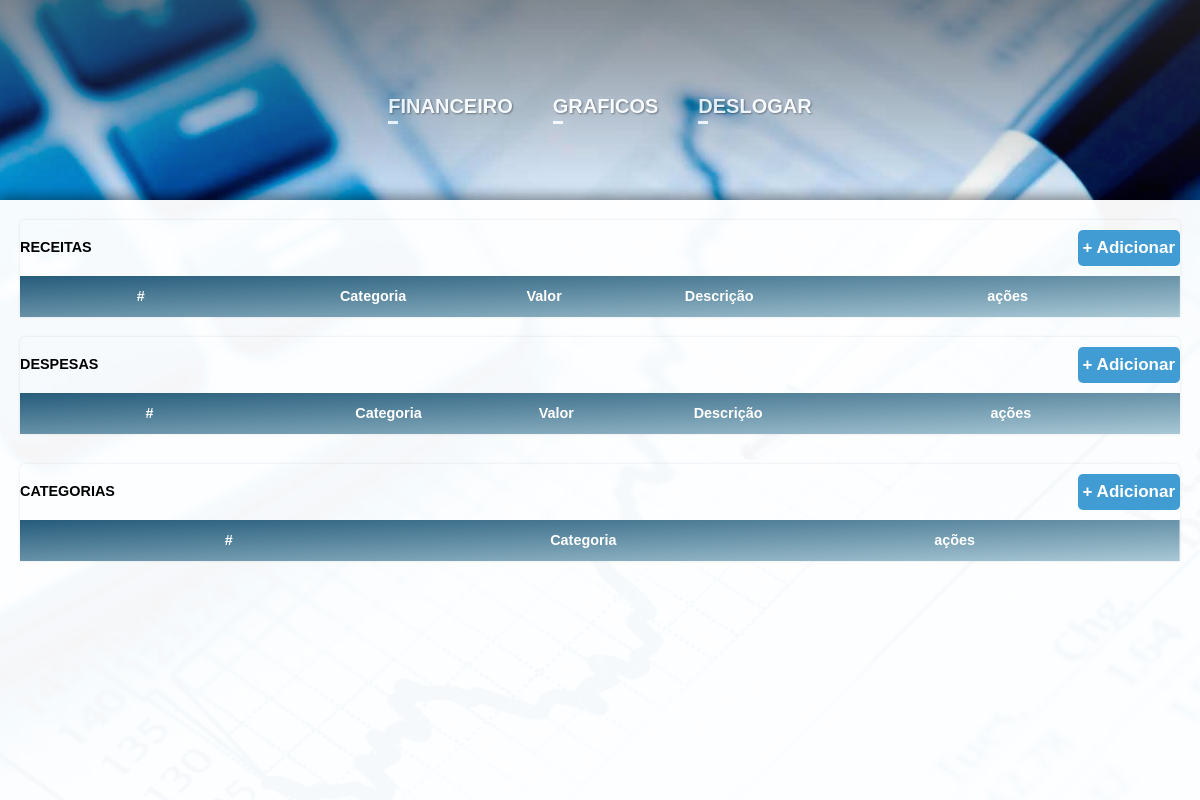
The page /auth/inicio/ (signed in) on the database as committed earlier.
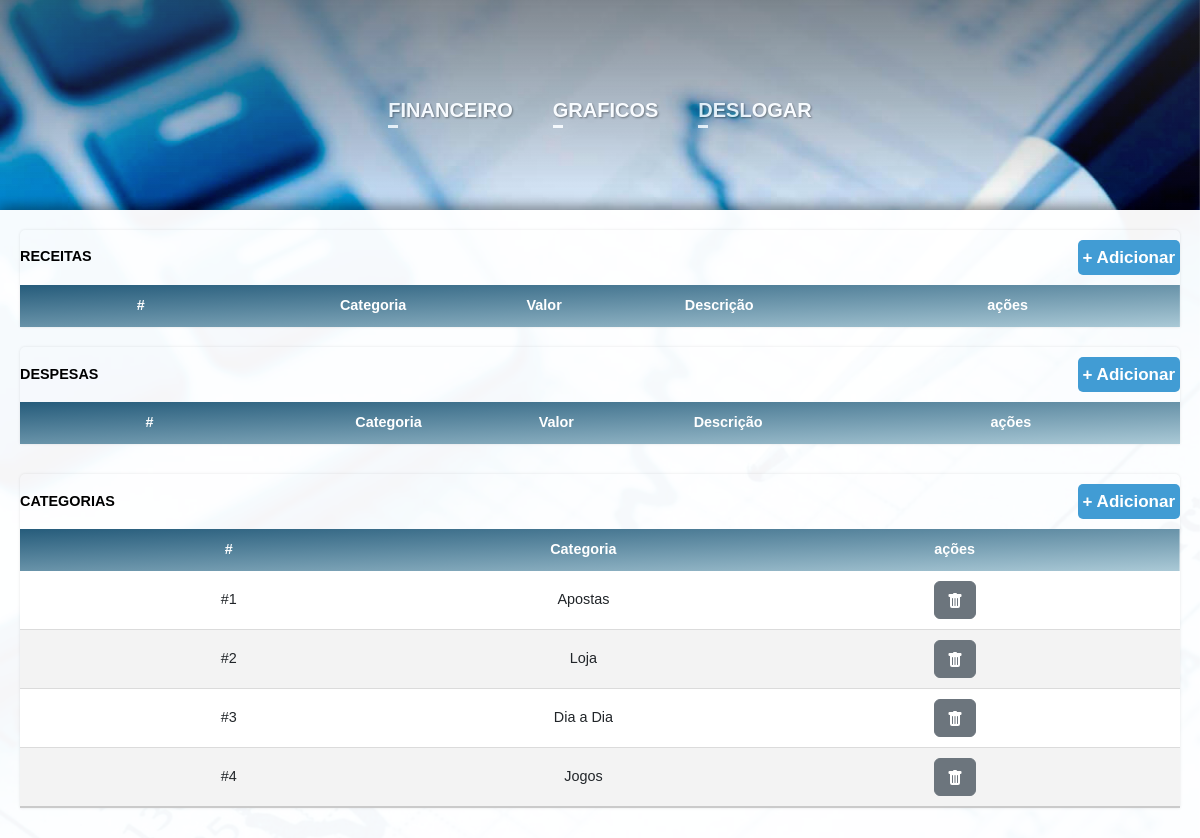
The same page on the database as committed later.
### main/models.py (models this page shows, shortened)
class Categoria(models.Model):
    nome = models.CharField(max_length=30)

### main/views.py (the view)
# urls.py: path('inicio/', views.inicio, name='inicio'),
@login_required(login_url="/auth/login/")
def inicio(request):
    categorias = Categoria.objects.all
    despesas = Despesa.objects.filter( user = request.user )
    receitas = Receita.objects.filter( user = request.user )
    return render(request, 'inicio/inicio.html',{'despesas':despesas,'receitas':receitas,'categorias':categorias})

### main/templates/inicio/inicio.html (shortened to what the changed rows need)
{% load static %}
<!DOCTYPE html>
<html lang="en">
<head>
    <link href="https://cdn.jsdelivr.net/npm/bootstrap@5.2.3/dist/css/bootstrap.min.css" rel="stylesheet">
</head>
<body>
    <div class="Backgroundimg">
        <div class="container-principal">
            <div class="tabelas">
                <div class="divtabela">
                    <table class='contenttable'>
                        <thead>
                            <tr style="color:rgb(0, 0, 0);">
                                <th style="text-align: start;">RECEITAS</th>
                                <th></th><th></th><th></th>
                                <th style="text-align: end;">
                                    <a type="button" class="btnadd" data-bs-toggle="modal" data-bs-target="#ModalReceita">
                                        + Adicionar
                                    </a>
                                </th>
                            </tr>
                            <tr style="background: linear-gradient(to bottom right, rgb(38, 92, 123), rgb(170, 201, 214));">
                                <th>#</th>
                                <th>Categoria</th>
                                <th>Valor</th>
                                <th>Descrição</th>
                                <th>ações</th>
                            </tr>
                        </thead>
                    </table>
                </div>
                <div class="divtabela">
                    <table class='contenttable'>
                        <thead>
                            <tr style="color:rgb(0, 0, 0);">
                                <th style="text-align: start;">DESPESAS</th>
                                <th></th><th></th><th></th>
                                <th style="text-align: end;">
                                    <a type="button" class="btnadd" data-bs-toggle="modal" data-bs-target="#ModalDespesas">
                                        + Adicionar
                                    </a>
                                </th>
                            </tr>
                            <tr style="background: linear-gradient(to bottom right, rgb(38, 92, 123), rgb(170, 201, 214));">
                                <th>#</th>
                                <th>Categoria</th>
                                <th>Valor</th>
                                <th>Descrição</th>
                                <th>ações</th>
                            </tr>
                        </thead>
                    </table>
                </div>
            </div>
            <div class="divtabela" style="width: 100%; padding-top: 10px;">
                <table class='contenttable'>
                    <thead>
                        <tr style="color:rgb(0, 0, 0);">
                            <th style="text-align: start;">CATEGORIAS</th>
                            <th></th>
                            <th style="text-align: end;">
                                <a type="button" class="btnadd" data-bs-toggle="modal" data-bs-target="#ModalCategoria">
                                    + Adicionar
                                </a>
                            </th>
                        </tr>
                        <tr style="background: linear-gradient(to bottom right, rgb(38, 92, 123), rgb(170, 201, 214));">
                            <th>#</th>
                            <th>Categoria</th>
                            <th>ações</th>
                        </tr>
                    </thead>
                    <tbody>
                        {% for categorias in categorias %}
                        <tr>
                            <td>#{{categorias.id}}</td>
                            <td>{{categorias.nome}}</td>
                            <td>
                            <a href="/auth/categoriaDel/{{categorias.id}}" type="button" class="btn btn-secondary">
                            </a>
                            </td>
                        </tr>
                        {% endfor %}
                    </tbody>
                </table>
            </div>
        </div>
    </div>
</body>
</html>

Rows that differ between the two databases and show on the page:
added Categoria: id "1", nome "Apostas"
added Categoria: id "2", nome "Loja"
added Categoria: id "3", nome "Dia a Dia"
added Categoria: id "4", nome "Jogos"
